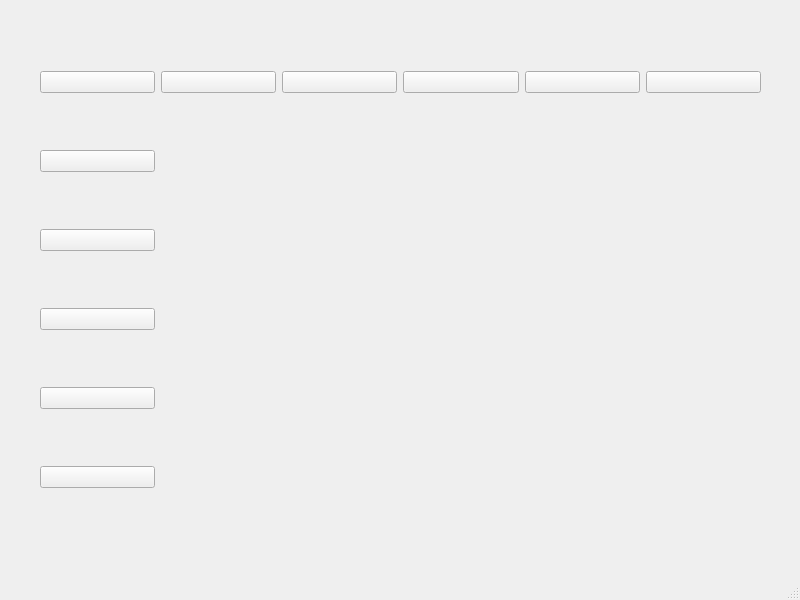
<?xml version="1.0" encoding="UTF-8"?>
<ui version="4.0">
 <class>MainWindow</class>
 <widget class="QMainWindow" name="MainWindow">
  <property name="geometry">
   <rect>
    <x>0</x>
    <y>0</y>
    <width>800</width>
    <height>600</height>
   </rect>
  </property>
  <property name="windowTitle">
   <string>MainWindow</string>
  </property>
  <widget class="QWidget" name="centralwidget">
   <property name="mouseTracking">
    <bool>true</bool>
   </property>
   <widget class="QWidget" name="gridLayoutWidget">
    <property name="geometry">
     <rect>
      <x>40</x>
      <y>20</y>
      <width>721</width>
      <height>521</height>
     </rect>
    </property>
    <property name="mouseTracking">
     <bool>true</bool>
    </property>
    <layout class="QGridLayout" name="gridLayout">
     <property name="spacing">
      <number>-1</number>
     </property>
     <item row="0" column="1">
      <widget class="QPushButton" name="pushButton_4">
       <property name="mouseTracking">
        <bool>true</bool>
       </property>
       <property name="text">
        <string/>
       </property>
       <property name="flat">
        <bool>false</bool>
       </property>
      </widget>
     </item>
     <item row="0" column="2">
      <widget class="QPushButton" name="pushButton_5">
       <property name="mouseTracking">
        <bool>true</bool>
       </property>
       <property name="text">
        <string/>
       </property>
       <property name="flat">
        <bool>false</bool>
       </property>
      </widget>
     </item>
     <item row="0" column="0">
      <widget class="QPushButton" name="pushButton">
       <property name="mouseTracking">
        <bool>true</bool>
       </property>
       <property name="text">
        <string/>
       </property>
       <property name="flat">
        <bool>false</bool>
       </property>
      </widget>
     </item>
     <item row="2" column="0">
      <widget class="QPushButton" name="pushButton_2">
       <property name="mouseTracking">
        <bool>true</bool>
       </property>
       <property name="text">
        <string/>
       </property>
       <property name="flat">
        <bool>false</bool>
       </property>
      </widget>
     </item>
     <item row="0" column="4">
      <widget class="QPushButton" name="pushButton_7">
       <property name="mouseTracking">
        <bool>true</bool>
       </property>
       <property name="text">
        <string/>
       </property>
       <property name="flat">
        <bool>false</bool>
       </property>
      </widget>
     </item>
     <item row="0" column="3">
      <widget class="QPushButton" name="pushButton_6">
       <property name="mouseTracking">
        <bool>true</bool>
       </property>
       <property name="text">
        <string/>
       </property>
       <property name="flat">
        <bool>false</bool>
       </property>
      </widget>
     </item>
     <item row="4" column="0">
      <widget class="QPushButton" name="pushButton_9">
       <property name="mouseTracking">
        <bool>true</bool>
       </property>
       <property name="text">
        <string/>
       </property>
       <property name="flat">
        <bool>false</bool>
       </property>
      </widget>
     </item>
     <item row="1" column="0">
      <widget class="QPushButton" name="pushButton_3">
       <property name="mouseTracking">
        <bool>true</bool>
       </property>
       <property name="text">
        <string/>
       </property>
       <property name="flat">
        <bool>false</bool>
       </property>
      </widget>
     </item>
     <item row="3" column="0">
      <widget class="QPushButton" name="pushButton_8">
       <property name="mouseTracking">
        <bool>true</bool>
       </property>
       <property name="text">
        <string/>
       </property>
       <property name="flat">
        <bool>false</bool>
       </property>
      </widget>
     </item>
     <item row="5" column="0">
      <widget class="QPushButton" name="pushButton_10">
       <property name="mouseTracking">
        <bool>true</bool>
       </property>
       <property name="text">
        <string/>
       </property>
       <property name="flat">
        <bool>false</bool>
       </property>
      </widget>
     </item>
     <item row="0" column="5">
      <widget class="QPushButton" name="pushButton_11">
       <property name="mouseTracking">
        <bool>true</bool>
       </property>
       <property name="text">
        <string/>
       </property>
       <property name="flat">
        <bool>false</bool>
       </property>
      </widget>
     </item>
    </layout>
   </widget>
  </widget>
  <widget class="QStatusBar" name="statusbar"/>
 </widget>
 <resources/>
 <connections/>
</ui>
